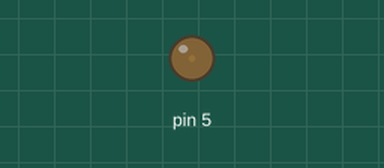
Recording of a sketch running on a simulated Arduino Uno, built with avr-gcc and run on an emulated ATmega328P. On the bench: output pins drawn as LEDs (lit = HIGH).

Above: at 0.05 s.
At 1.05 s:
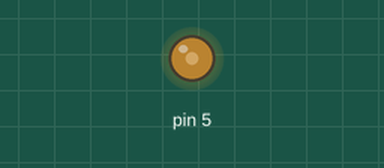
At 2.0 s:
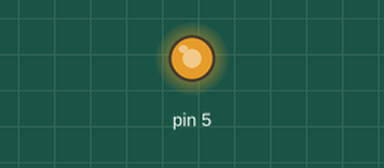
At 4.0 s:
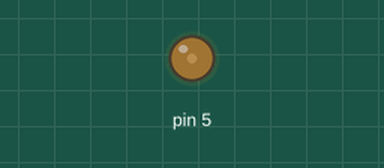
Timing chart, 0 to 5.9 s (numbered marks = the images above):
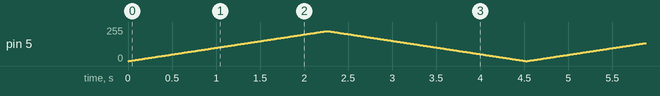

The sketch:

buzzer.ino
```cpp
void setup()
{
  pinMode(5,OUTPUT);

}

void loop()
{
  int i;
  for(i=0;i<=225;i++)
  {
    analogWrite(5,i);
    delay(10);
  }
  for(i=225;i>=0;i--)
  {
    analogWrite(5,i);
    delay(10);
  }


}
```
